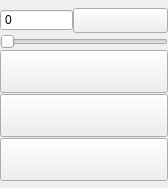
       <widget class="QGroupBox" name="groupBoxControls">
        <property name="enabled">
         <bool>true</bool>
        </property>
        <property name="sizePolicy">
         <sizepolicy hsizetype="Fixed" vsizetype="Fixed">
          <horstretch>0</horstretch>
          <verstretch>0</verstretch>
         </sizepolicy>
        </property>
        <property name="minimumSize">
         <size>
          <width>168</width>
          <height>188</height>
         </size>
        </property>
        <property name="maximumSize">
         <size>
          <width>168</width>
          <height>188</height>
         </size>
        </property>
        <property name="styleSheet">
         <string notr="true">QGroupBox {border-style:none;}</string>
        </property>
        <property name="title">
         <string/>
        </property>
        <layout class="QGridLayout" name="gridLayout_3">
         <property name="leftMargin">
          <number>0</number>
         </property>
         <property name="topMargin">
          <number>0</number>
         </property>
         <property name="rightMargin">
          <number>0</number>
         </property>
         <property name="bottomMargin">
          <number>0</number>
         </property>
         <property name="horizontalSpacing">
          <number>0</number>
         </property>
         <property name="verticalSpacing">
          <number>1</number>
         </property>
         <item row="1" column="0">
          <layout class="QHBoxLayout">
           <property name="spacing">
            <number>0</number>
           </property>
           <item>
            <widget class="QSpinBox" name="spinBox_betValue">
             <property name="minimumSize">
              <size>
               <width>73</width>
               <height>0</height>
              </size>
             </property>
             <property name="buttonSymbols">
              <enum>QAbstractSpinBox::NoButtons</enum>
             </property>
             <property name="accelerated">
              <bool>true</bool>
             </property>
             <property name="correctionMode">
              <enum>QAbstractSpinBox::CorrectToNearestValue</enum>
             </property>
             <property name="maximum">
              <number>99999999</number>
             </property>
             <property name="singleStep">
              <number>5</number>
             </property>
            </widget>
           </item>
           <item>
            <widget class="MyActionButton" name="pushButton_AllIn">
             <property name="minimumSize">
              <size>
               <width>95</width>
               <height>25</height>
              </size>
             </property>
             <property name="maximumSize">
              <size>
               <width>95</width>
               <height>25</height>
              </size>
             </property>
             <property name="focusPolicy">
              <enum>Qt::NoFocus</enum>
             </property>
            </widget>
           </item>
          </layout>
         </item>
         <item row="2" column="0">
          <widget class="Slider" name="horizontalSlider_bet">
           <property name="focusPolicy">
            <enum>Qt::NoFocus</enum>
           </property>
           <property name="maximum">
            <number>9999999</number>
           </property>
           <property name="singleStep">
            <number>10</number>
           </property>
           <property name="orientation">
            <enum>Qt::Horizontal</enum>
           </property>
          </widget>
         </item>
         <item row="3" column="0">
          <widget class="MyActionButton" name="pushButton_BetRaise">
           <property name="sizePolicy">
            <sizepolicy hsizetype="Fixed" vsizetype="Fixed">
             <horstretch>0</horstretch>
             <verstretch>0</verstretch>
            </sizepolicy>
           </property>
           <property name="minimumSize">
            <size>
             <width>168</width>
             <height>43</height>
            </size>
           </property>
           <property name="maximumSize">
            <size>
             <width>168</width>
             <height>43</height>
            </size>
           </property>
           <property name="focusPolicy">
            <enum>Qt::NoFocus</enum>
           </property>
          </widget>
         </item>
         <item row="4" column="0">
          <widget class="MyActionButton" name="pushButton_CallCheck">
           <property name="sizePolicy">
            <sizepolicy hsizetype="Fixed" vsizetype="Fixed">
             <horstretch>0</horstretch>
             <verstretch>0</verstretch>
            </sizepolicy>
           </property>
           <property name="minimumSize">
            <size>
             <width>168</width>
             <height>43</height>
            </size>
           </property>
           <property name="maximumSize">
            <size>
             <width>168</width>
             <height>43</height>
            </size>
           </property>
           <property name="focusPolicy">
            <enum>Qt::NoFocus</enum>
           </property>
          </widget>
         </item>
         <item row="5" column="0">
          <widget class="MyActionButton" name="pushButton_Fold">
           <property name="sizePolicy">
            <sizepolicy hsizetype="Fixed" vsizetype="Fixed">
             <horstretch>0</horstretch>
             <verstretch>0</verstretch>
            </sizepolicy>
           </property>
           <property name="minimumSize">
            <size>
             <width>168</width>
             <height>43</height>
            </size>
           </property>
           <property name="maximumSize">
            <size>
             <width>168</width>
             <height>43</height>
            </size>
           </property>
           <property name="focusPolicy">
            <enum>Qt::NoFocus</enum>
           </property>
          </widget>
         </item>
         <item row="0" column="0">
          <spacer name="verticalSpacer_9">
           <property name="orientation">
            <enum>Qt::Vertical</enum>
           </property>
           <property name="sizeHint" stdset="0">
            <size>
             <width>0</width>
             <height>0</height>
            </size>
           </property>
          </spacer>
         </item>
         <item row="6" column="0">
          <spacer name="verticalSpacer_11">
           <property name="orientation">
            <enum>Qt::Vertical</enum>
           </property>
           <property name="sizeHint" stdset="0">
            <size>
             <width>0</width>
             <height>0</height>
            </size>
           </property>
          </spacer>
         </item>
        </layout>
       </widget>
